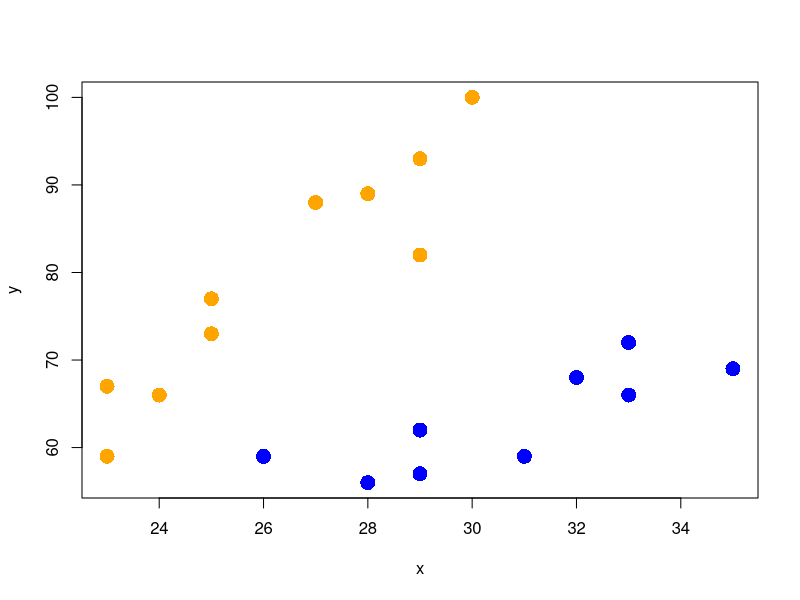
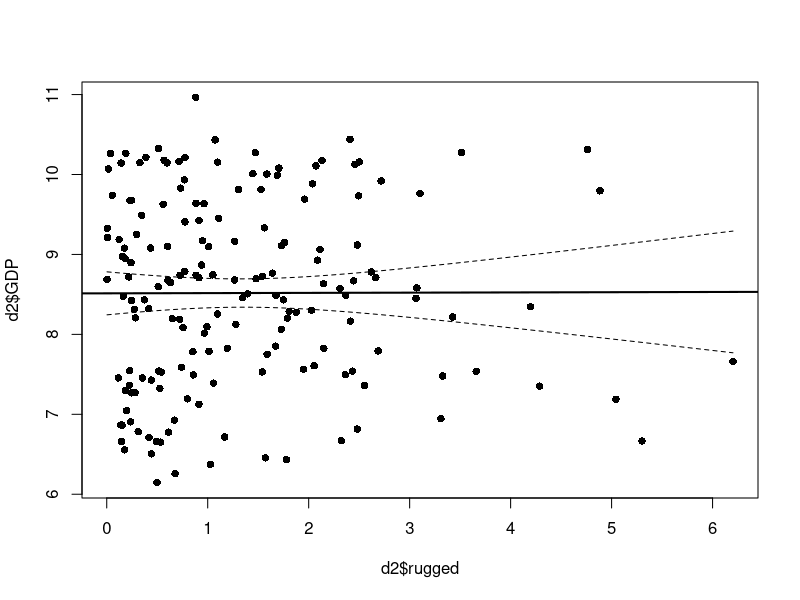
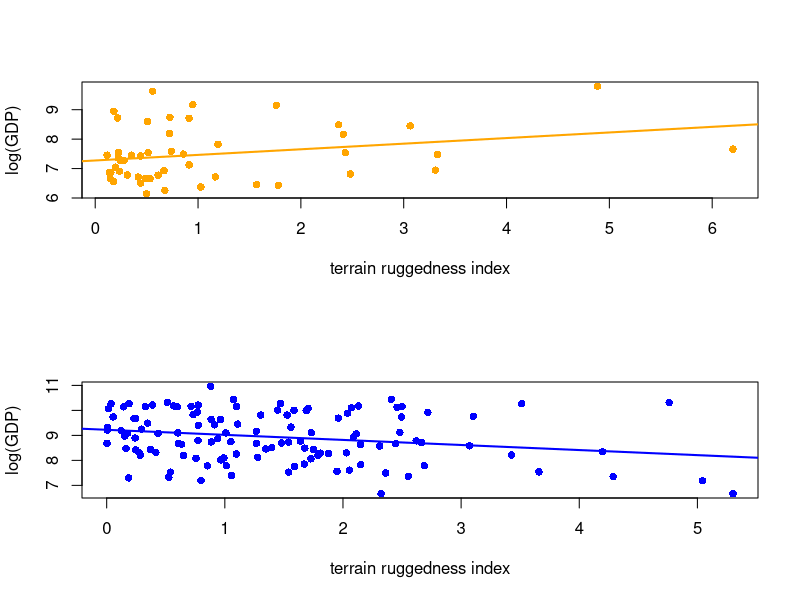
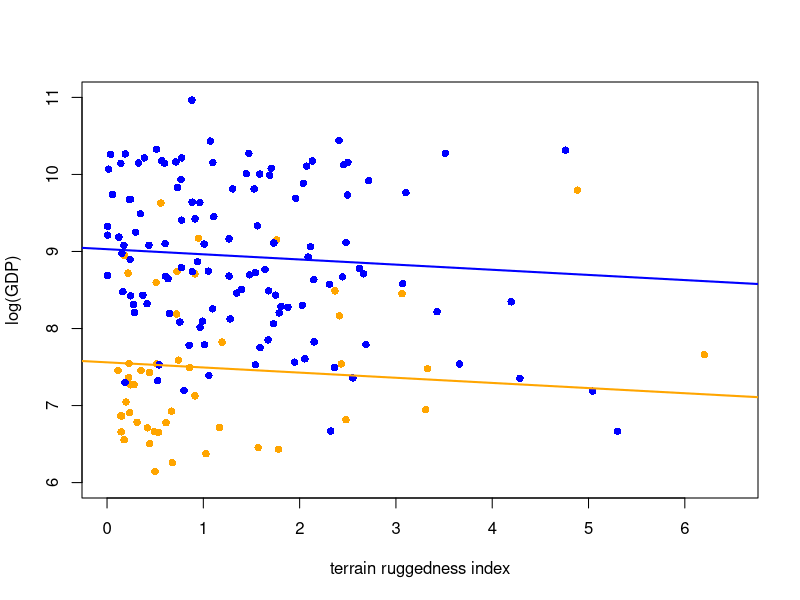
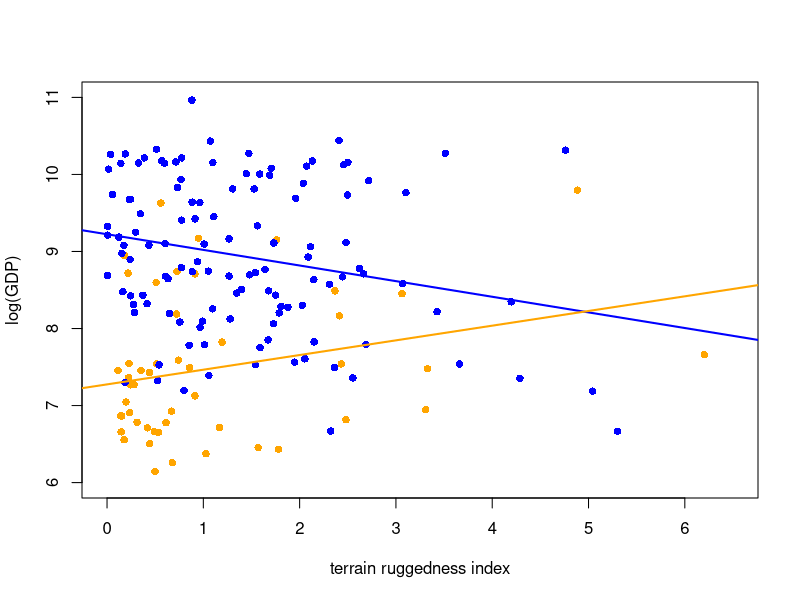
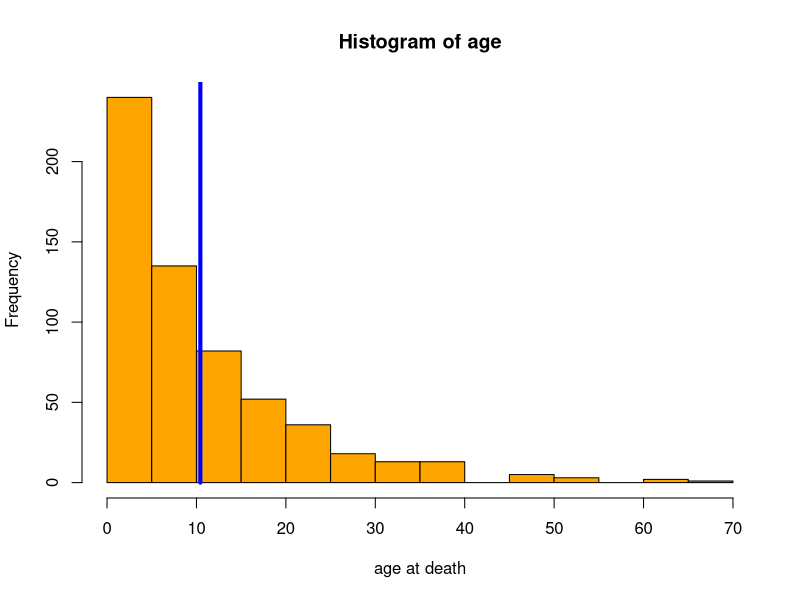
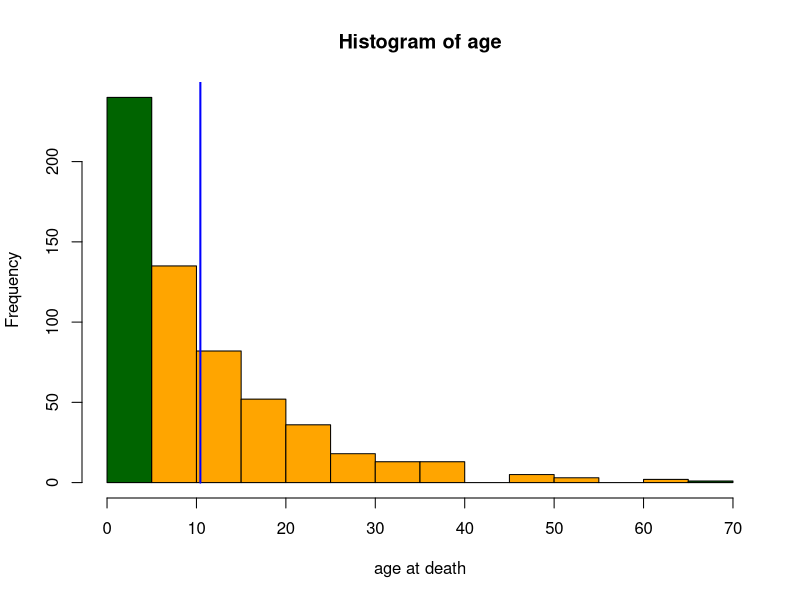
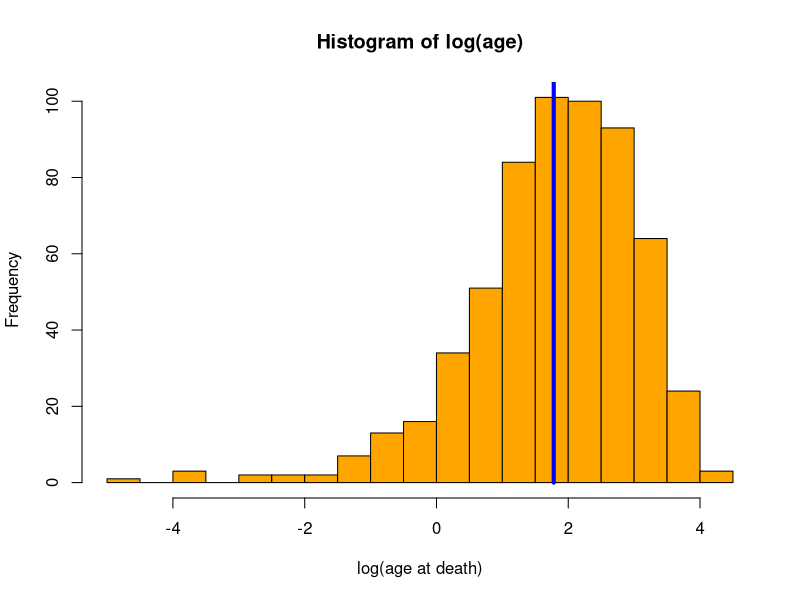

Write R code to recreate these figures, in order.
# EEB 338/538 Analysis and Visualization of Biological Data
# Class 12: Linear models and interaction terms

# Start of part 1

## Sex interaction effect example -------------------

y <- c(89, 88, 66, 59, 93, 73, 82, 77, 100, 67, 57, 68, 69, 59, 62, 59, 56, 66, 72)
x <- c(28, 27, 24, 23, 29, 25, 29, 25, 30, 23, 29, 32, 35, 31, 29, 26, 28, 33, 33)
m <- c(rep(0, 10), rep(1, 9))
dat <- data.frame(y = y, x = x, male = m)

plot(y ~ x, cex = 2, pch = ifelse(dat$male == 1, 16, 16),
     col = ifelse(dat$male == 1, "blue", "orange")) 


#1a Run a model of y as a function of x that ignores sex:

#b Examine a summary of the model

#c Make a plot of the data from the model above add the regression line of best fit


#2a Now write a model that includes sex as main effect:

#b Examine a summary of the model

#c Make a plot of the data from the model above add the regression line of best fit for each sex


#3a Now write a model that includes an interaction between x and sex

#b Examine a summary of the model

#c Make a plot of the data from the model above add the regression line of best fit for each sex



## An example - run through this code to see what's going on -------------------

# Data on economic indicators and terrain ruggedness, adapted from dataset used in McElreath (2016)
d <- read.csv("class12_rugged.csv", stringsAsFactors = T)

str(d)  

# Select only countries with GDP data

d2 <- d[complete.cases(d$rgdppc_2000),]

# log outcome variable
d2$GDP <- log(d2$rgdppc_2000)


# Plot full data set
plot(d2$GDP ~ d2$rugged,
     col = 1, pch =16)
m <- lm(GDP~rugged, data = d2)
summary(m)
abline(m, lwd = 2)

xpoints <- seq(min(d2$rugged), max(d2$rugged), length.out = 100)
ypoints <- data.frame(predict(m, newdata = data.frame(rugged = xpoints), interval = "confidence", level = 0.95))
lines(ypoints$lwr ~ xpoints, lty = 2)
lines(ypoints$upr ~ xpoints, lty = 2)



# Split Africa and non-Africa, plot
d.A1 <- d2[d2$cont_africa == 1, ]
d.A0 <- d2[d2$cont_africa == 0, ]

par(mfrow=c(2,1))

plot(log(d.A1$rgdppc_2000) ~ d.A1$rugged,
     col = "orange", pch =16,
     xlab = "terrain ruggedness index",
     ylab = "log(GDP)")
m.A1 <- lm(log(d.A1$rgdppc_2000) ~ d.A1$rugged)
abline(m.A1, col = "orange", lwd = 2)

plot(log(d.A0$rgdppc_2000) ~ d.A0$rugged,
     col = "blue", pch =16,
     xlab = "terrain ruggedness index",
     ylab = "log(GDP)")
m.A1 <- lm(log(d.A0$rgdppc_2000) ~ d.A0$rugged)
abline(m.A1, col = "blue", lwd = 2)

# Dummy variable doesn't work (because slope can't differ)
m.dummy <- lm(GDP ~ rugged + cont_africa, data = d2)

summary(m.dummy)

par(mfrow=c(1,1))

plot(log(d.A1$rgdppc_2000) ~ d.A1$rugged,
     col = "orange", pch =16,
     xlim = c(0, 6.5),
     ylim = c(6, 11),
     xlab = "terrain ruggedness index",
     ylab = "log(GDP)")

points(log(d.A0$rgdppc_2000) ~ d.A0$rugged,
       col = "blue", pch =16)
abline(a = coefficients(m.dummy)[1], 
       b = coefficients(m.dummy)[2],
       col="blue", lwd = 2) # not Africa
abline(a = coefficients(m.dummy)[1] +
               coefficients(m.dummy)[3],
       b = coefficients(m.dummy)[2] ,
       col="orange", lwd = 2) # Africa



# Interaction allows effect of ruggedness to depend on continent

m.interaction <- lm(GDP ~ rugged + cont_africa + cont_africa * rugged, data = d2)

summary(m.interaction)

plot(log(d.A1$rgdppc_2000) ~ d.A1$rugged,
     col = "orange", pch =16,
     xlim = c(0, 6.5),
     ylim = c(6, 11),
     xlab = "terrain ruggedness index",
     ylab = "log(GDP)")
points(log(d.A0$rgdppc_2000) ~ d.A0$rugged,
       col = "blue", pch =16)
abline(a = coefficients(m.interaction)[1], 
       b = coefficients(m.interaction)[2],
       col="blue", lwd = 2) # not Africa
abline(a = coefficients(m.interaction)[1] +
               coefficients(m.interaction)[3],
       b = coefficients(m.interaction)[2] + 
               coefficients(m.interaction)[4],
       col="orange", lwd = 2) # Africa


# End of part 1

## Data transformation----------------------------------

age <- rexp(600, rate=0.1)

hist(age, xlab= "age at death", col = "orange")
lines(c(mean(age), mean(age)), c(0, 250), col="blue", lwd = 4)

hist(age, xlab= "age at death", col = c("darkgreen", "orange", "orange", "orange", "orange", "orange", "orange", "orange", "orange", "orange", "orange", "orange", "orange"))
lines(c(mean(age), mean(age)), c(0, 250), col="blue", lwd = 2)

hist(log(age), xlab="log(age at death)", col = "orange", breaks = 13)
lines(c(mean(log(age)), mean(log(age))), c(0, 250), col="blue", lwd = 4)

male <- c(rep(0, 300), rep(1, 300))
age <- c(rexp(300, rate = 0.08), rexp(300, rate = 0.11))

boxplot(age ~ male, xlab = "male", ylab = "age at death", col = "orange")

boxplot(log(age) ~ male, xlab = "male", ylab = "log(age at death)", col = "orange")

# fit model
m <- lm(log(age) ~ male)
summary(m)

# Convert coef back to probability scale
exp(coef(m)['male'])

# Works for confidence intervals too
exp(confint(m)['male',])

(male.pred <- exp(log(40)-0.419))
male.pred/40


